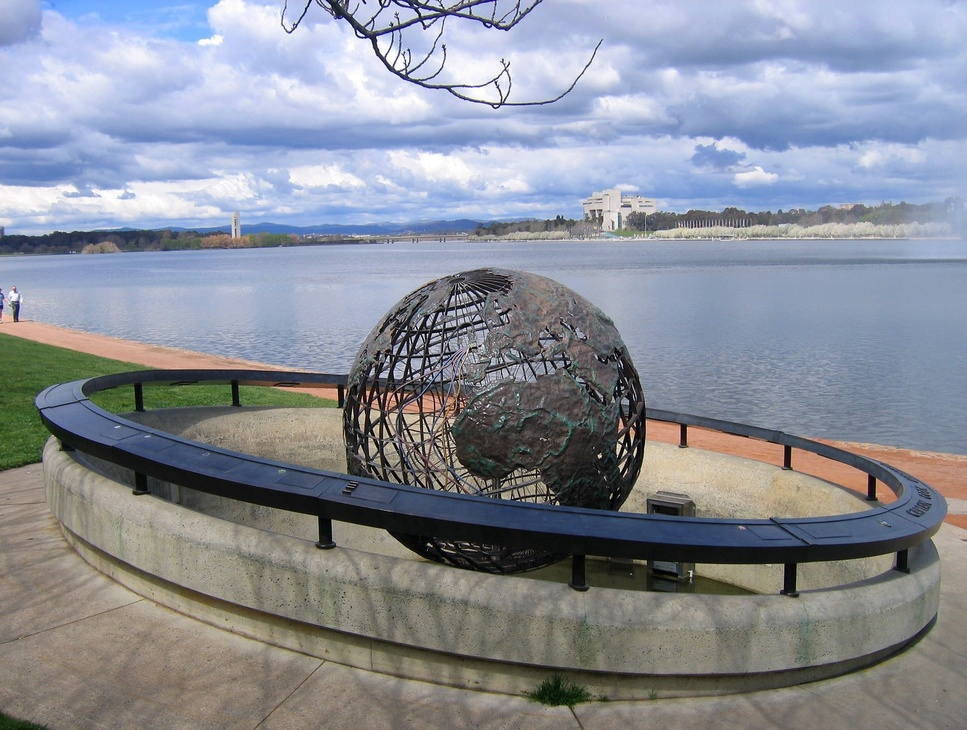
#> input picture images/feature1.jpg, 967 x 730 px, shrunk from 1591 x 1200 before the run
$ python feature_matching.py
#> lines starting #> are read from the running program, lines starting #| are printed output that depends on the picture
# -*- coding: utf-8 -*-
"""
Author - Kanak Kawadiwale on Thu Nov  5 20:03:43 2020

@author: ag
"""

#importing the required libraries
import numpy as np
import cv2 as cv
import matplotlib.pyplot as plt

#Read the two images that needs to be matched with to match features
original_image = cv.imread('images/feature1.jpg',cv.IMREAD_GRAYSCALE)
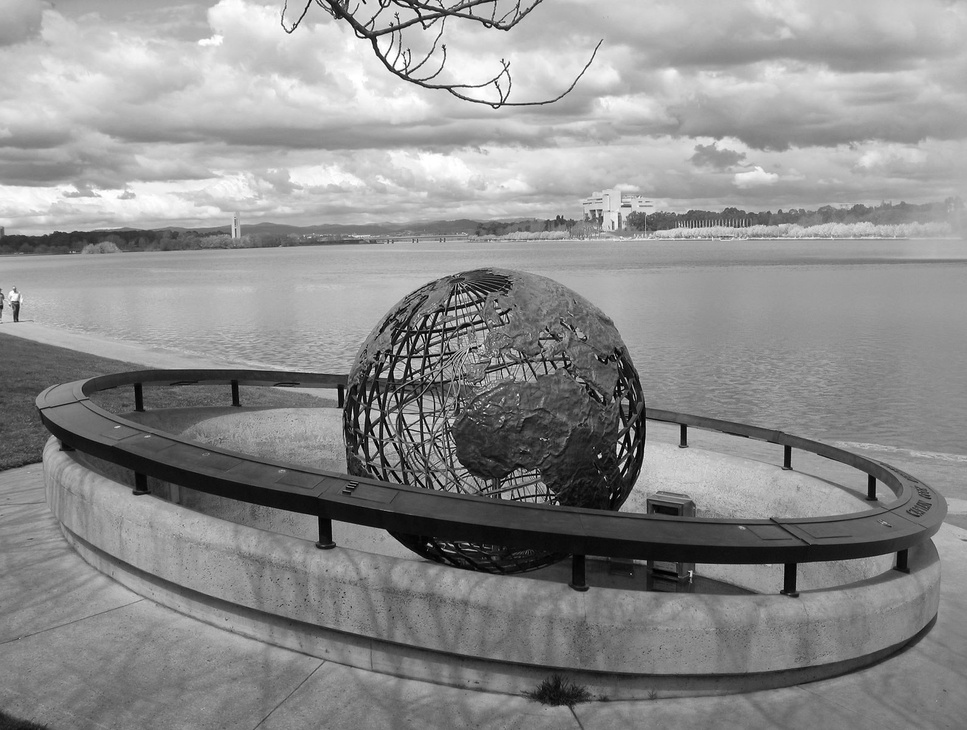
#> original_image: shape (730, 967); min 0, max 255, mean 141

cropped_image = cv.imread('images/feature2.jpg',cv.IMREAD_GRAYSCALE)
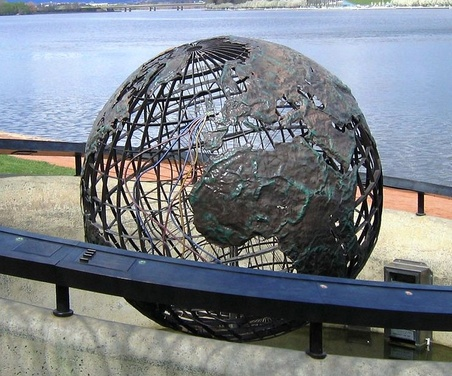
#> input picture images/feature2.jpg, 452 x 376 px, shrunk from 744 x 619 before the run
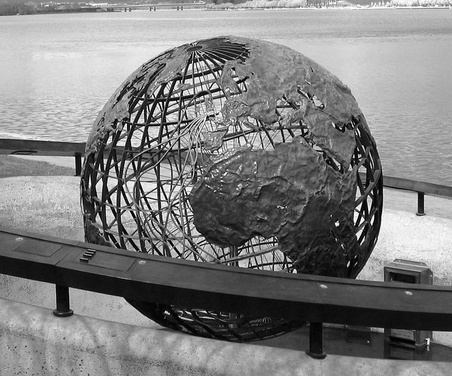
#> cropped_image: shape (376, 452); min 0, max 255, mean 127.5

cv.imshow('Watershed image',original_image)
cv.waitKey(0)

#SIFT detector initialization
#SIFT - Scale Invariant Feature Transform
sift = cv.SIFT_create()

#We need Descriptors and KeyPoint marks detection of both the images
#This can be done using detectAndCompute function in OpenCV
#For Image1
KeyPoint1, descriptor1 = sift.detectAndCompute(original_image,None)
#> KeyPoint1 = 2231 keypoints; strongest (x, y, size): (600, 456, 2.8), (625, 451, 2.6), (381, 396, 2.3), (557, 503, 2.6)

#For Image2
KeyPoint2, descriptor2 = sift.detectAndCompute(cropped_image,None)
#> KeyPoint2 = 1241 keypoints; strongest (x, y, size): (337, 224, 2.8), (362, 219, 2.7), (295, 271, 2.6), (372, 222, 2.2)

# BruteForce Matcher uses the distance calculation to match the features
#between two images

#Initalize the BruteForce Matcher in OpenCV
bf = cv.BFMatcher()

#knnMatch finds the K nearest feature matching point and then allocates it to both image
matches = bf.knnMatch(descriptor1,descriptor2,k=2)
#> matches = 2231 matches
print(matches)
#> (printed output is left out)

# Apply ratio test
good = []
for m,n in matches:
    if m.distance < 0.75*n.distance:
        good.append([m])
#> after the loop, good = 808 matches

# cv.drawMatchesKnn expects list of lists as matches.

FeatureMatched_image = cv.drawMatchesKnn(
    original_image,
    KeyPoint1,
    cropped_image,
    KeyPoint2,
    good,
    None,
    flags=cv.DrawMatchesFlags_NOT_DRAW_SINGLE_POINTS)
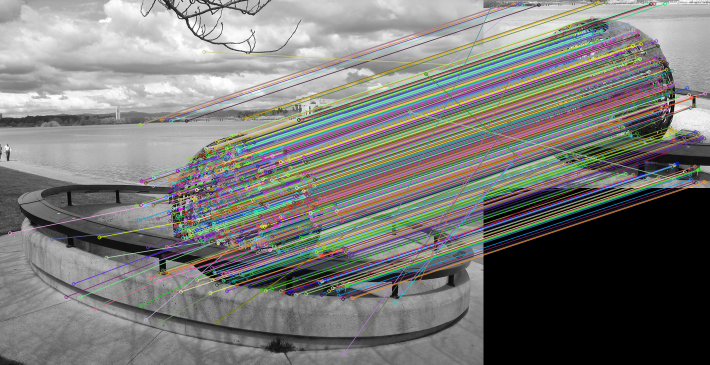
#> FeatureMatched_image: shape (730, 1419, 3) (shown at 1/2 size); mean of channels 0, 1, 2 118.3, 121.3, 121; drawn as B, G, R


plt.imshow(FeatureMatched_image),

plt.show()

cv.imshow('Watershed image',cropped_image)

cv.waitKey(0)

cv.destroyAllWindows()
